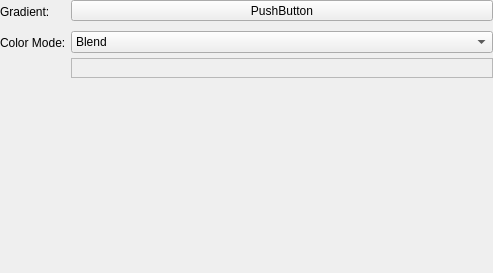
<?xml version="1.0" encoding="utf-8"?>
<ui version="4.0">
 <author>
    SPDX-FileCopyrightText: none
    SPDX-License-Identifier: GPL-3.0-or-later
  </author>
 <class>GradientMapConfigWidget</class>
 <widget class="QWidget" name="GradientMapConfigWidget">
  <property name="geometry">
   <rect>
    <x>0</x>
    <y>0</y>
    <width>493</width>
    <height>273</height>
   </rect>
  </property>
  <property name="windowTitle">
   <string>Gradient Map</string>
  </property>
  <layout class="QVBoxLayout" name="verticalLayout_2" stretch="0,1">
   <property name="spacing">
    <number>0</number>
   </property>
   <property name="leftMargin">
    <number>0</number>
   </property>
   <property name="topMargin">
    <number>0</number>
   </property>
   <property name="rightMargin">
    <number>0</number>
   </property>
   <property name="bottomMargin">
    <number>0</number>
   </property>
   <item>
    <layout class="QFormLayout" name="formLayout">
     <property name="fieldGrowthPolicy">
      <enum>QFormLayout::AllNonFixedFieldsGrow</enum>
     </property>
     <property name="horizontalSpacing">
      <number>5</number>
     </property>
     <property name="verticalSpacing">
      <number>5</number>
     </property>
     <item column="0" row="0">
      <widget class="QLabel" name="gradientLabel">
       <property name="text">
        <string>Gradient:</string>
       </property>
      </widget>
     </item>
     <item column="1" row="0">
      <layout class="QVBoxLayout" name="verticalLayout_3" stretch="0,0">
       <property name="spacing">
        <number>5</number>
       </property>
       <item>
        <widget class="KoColorPopupButton" name="btnGradientChooser">
         <property name="sizePolicy">
          <sizepolicy hsizetype="Minimum" vsizetype="Fixed">
           <horstretch>0</horstretch>
           <verstretch>0</verstretch>
          </sizepolicy>
         </property>
         <property name="text">
          <string>PushButton</string>
         </property>
        </widget>
       </item>
       <item>
        <widget class="KisStopGradientEditor" name="gradientEditor" native="true"/>
       </item>
      </layout>
     </item>
     <item column="0" row="1">
      <widget class="QLabel" name="colorModeLabel">
       <property name="sizePolicy">
        <sizepolicy hsizetype="Fixed" vsizetype="Preferred">
         <horstretch>0</horstretch>
         <verstretch>0</verstretch>
        </sizepolicy>
       </property>
       <property name="text">
        <string>Color Mode:</string>
       </property>
       <property name="buddy">
        <cstring>colorModeComboBox</cstring>
       </property>
      </widget>
     </item>
     <item column="1" row="1">
      <layout class="QVBoxLayout" name="verticalLayout" stretch="0,1">
       <property name="spacing">
        <number>5</number>
       </property>
       <item>
        <widget class="QComboBox" name="colorModeComboBox">
         <item>
          <property name="text">
           <string>Blend</string>
          </property>
         </item>
         <item>
          <property name="text">
           <string>Nearest</string>
          </property>
         </item>
         <item>
          <property name="text">
           <string>Dither</string>
          </property>
         </item>
        </widget>
       </item>
       <item>
        <widget class="QStackedWidget" name="colorModeStackedWidget">
         <property name="sizePolicy">
          <sizepolicy hsizetype="Preferred" vsizetype="Preferred">
           <horstretch>0</horstretch>
           <verstretch>0</verstretch>
          </sizepolicy>
         </property>
         <property name="frameShape">
          <enum>QFrame::StyledPanel</enum>
         </property>
         <property name="currentIndex">
          <number>0</number>
         </property>
         <property name="prefix" stdset="0">
          <string>Amount:  </string>
         </property>
         <widget class="QWidget" name="blendPage">
          <layout class="QFormLayout" name="formLayout_7"/>
         </widget>
         <widget class="QWidget" name="nearestPage">
          <layout class="QFormLayout" name="formLayout_6"/>
         </widget>
         <widget class="QWidget" name="ditherPage">
          <layout class="QFormLayout" name="formLayout_5">
           <item colspan="2" column="0" row="0">
            <widget class="KisDitherWidget" name="ditherWidget" native="true"/>
           </item>
          </layout>
         </widget>
        </widget>
       </item>
      </layout>
     </item>
    </layout>
   </item>
   <item>
    <spacer name="verticalSpacer">
     <property name="orientation">
      <enum>Qt::Vertical</enum>
     </property>
     <property name="sizeHint" stdset="0">
      <size>
       <width>0</width>
       <height>0</height>
      </size>
     </property>
    </spacer>
   </item>
  </layout>
 </widget>
 <customwidgets>
  <customwidget>
   <class>KoColorPopupButton</class>
   <extends>QToolButton</extends>
   <header>KoColorPopupButton.h</header>
  </customwidget>
  <customwidget>
   <class>KisStopGradientEditor</class>
   <extends>QWidget</extends>
   <header>kis_stopgradient_editor.h</header>
   <container>1</container>
  </customwidget>
  <customwidget>
   <class>KisDitherWidget</class>
   <extends>QWidget</extends>
   <header location="global">KisDitherWidget.h</header>
   <container>1</container>
  </customwidget>
 </customwidgets>
 <resources/>
 <connections>
  <connection>
   <sender>colorModeComboBox</sender>
   <signal>currentIndexChanged(int)</signal>
   <receiver>colorModeStackedWidget</receiver>
   <slot>setCurrentIndex(int)</slot>
   <hints>
    <hint type="sourcelabel">
     <x>227</x>
     <y>101</y>
    </hint>
    <hint type="destinationlabel">
     <x>241</x>
     <y>121</y>
    </hint>
   </hints>
  </connection>
  <connection>
   <sender>colorModeStackedWidget</sender>
   <signal>currentChanged(int)</signal>
   <receiver>colorModeComboBox</receiver>
   <slot>setCurrentIndex(int)</slot>
   <hints>
    <hint type="sourcelabel">
     <x>297</x>
     <y>124</y>
    </hint>
    <hint type="destinationlabel">
     <x>295</x>
     <y>89</y>
    </hint>
   </hints>
  </connection>
 </connections>
</ui>
